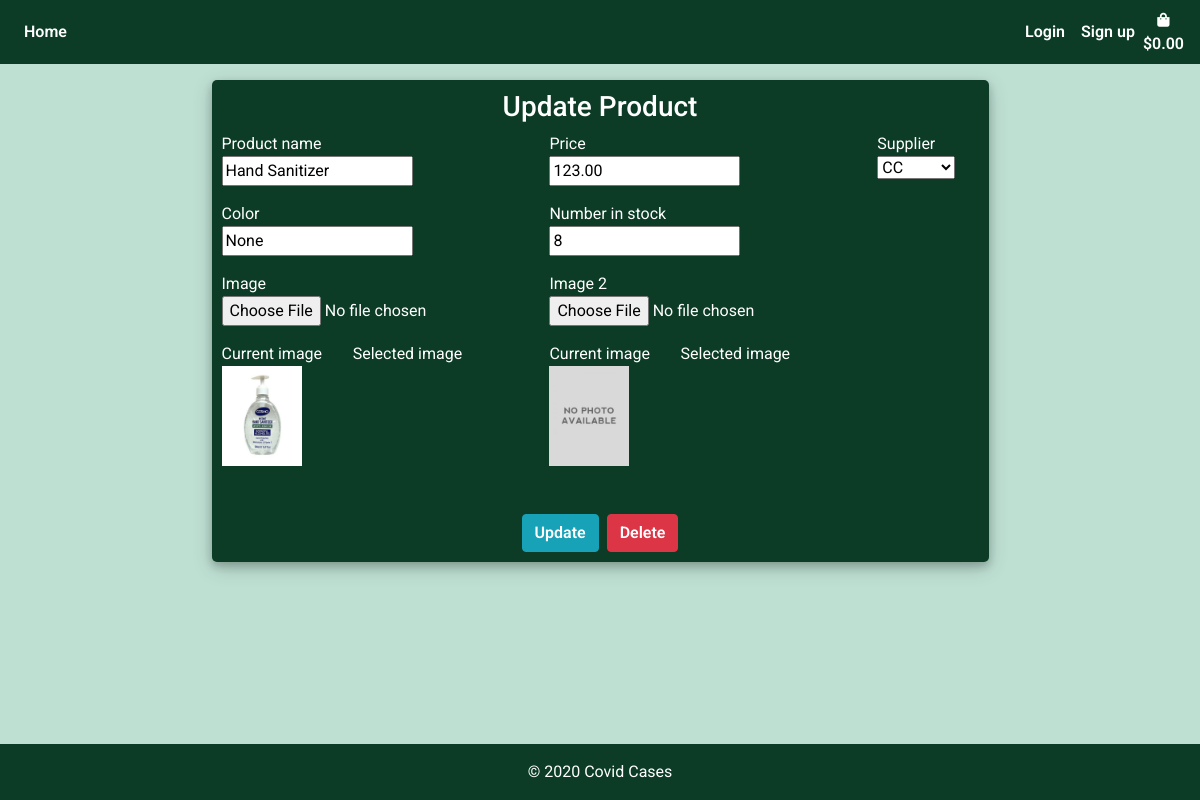
The page /update/14/ on the database as committed earlier.
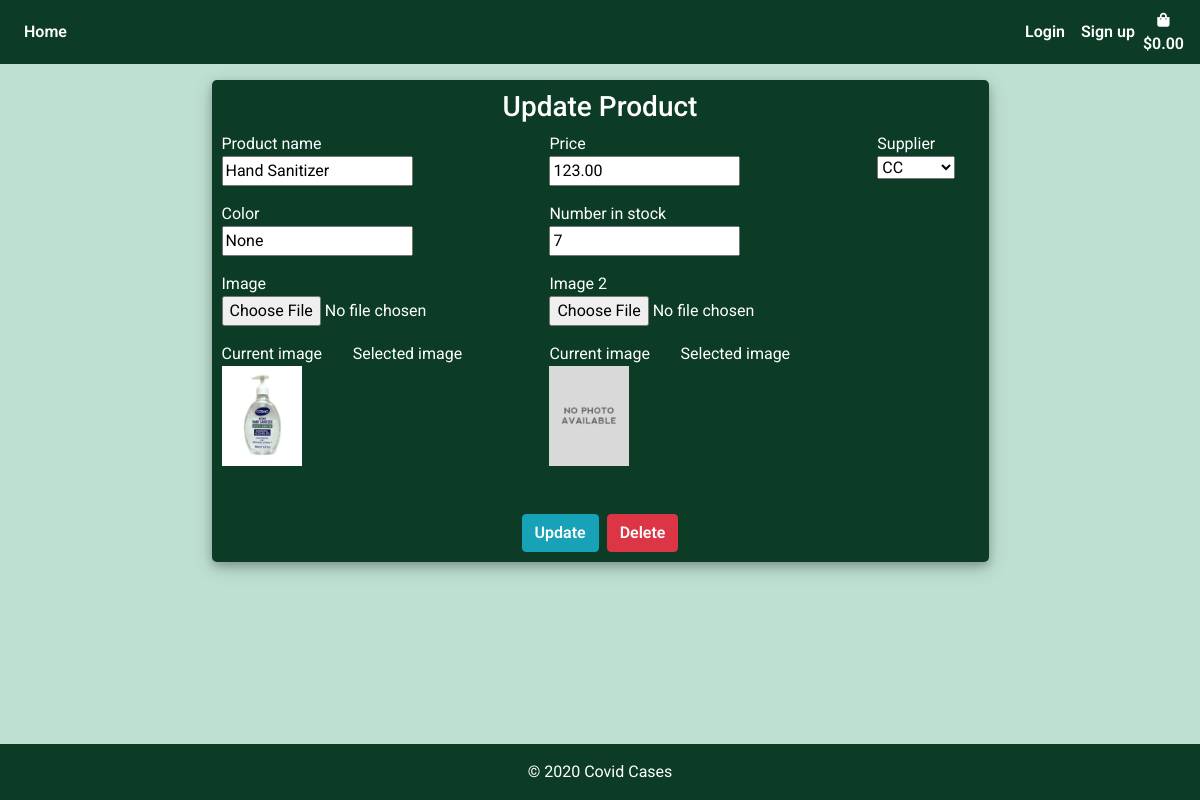
The same page on the database as committed later.
### products/models.py (models this page shows, shortened)
class Product(models.Model):
    product_name = models.CharField(max_length=settings.CONST_PROFILE_ATTR)
    color = models.CharField(max_length=settings.CONST_PROFILE_ATTR)
    price = models.DecimalField(max_digits=6, decimal_places=2)
    image = ResizedImageField(size=[400, 500], crop=['middle', 'center'],quality=100, upload_to='', default='noimage.jpeg')
    image_2 = ResizedImageField(size=[400, 500], crop=['middle', 'center'],quality=100, upload_to='', default='noimage.jpeg', null=True)
    number_in_stock = models.IntegerField(null=True , editable=True, default=0)
    is_active = models.BooleanField(default=True, null=True)
    created_by = models.CharField(max_length=settings.CONST_PROFILE_ATTR, null=True)
    created_date = models.TimeField(auto_now_add=True, null=True)
    supplier = models.ForeignKey(Supplier, on_delete=models.CASCADE, null=True)

### products/views.py (the view)
# urls.py: path('update/<int:id>/', views.update_product, name="update_product"),
def update_product(request, id):
    product = Product.objects.get(id=id)
    if request.method == "POST":
        form = ProductForm(request.POST, request.FILES, instance=product)
        if form.is_valid():
            form.save()
            return redirect(reverse("products"))
    else:
        form = ProductForm(request.POST or None, instance=product)
    context = {
        "form": form,
        "product": product,
    }
    return render(request, "products/products_form.html", context)

### products/forms.py
class ProductForm(forms.ModelForm):
    image = forms.ImageField(required=False, widget=forms.FileInput)
    image_2 = forms.ImageField(required=False, widget=forms.FileInput)
    supplier = forms.ModelChoiceField(queryset=Supplier.objects.all(), label='Supplier', widget=forms.Select)
    use_required_attribute = False
    class Meta:
        model = Product
        fields = ["product_name", "color",
        "price","image", "image_2", "number_in_stock", "supplier"]
    def __init__(self, *args, **kwargs):
        super(ProductForm, self).__init__(*args, **kwargs)
        for fieldname in ["product_name", "color",
        "price","image", "image_2", "number_in_stock", "supplier"]:
            self.fields[fieldname].helper = FormHelper()

### products/models.py (called while the page is built)
    def __str__(self):
        return self.supplier_name

### products/templates/products/products_form.html (shortened to what the changed rows need)
{% extends 'base.html'%}
{% load static %}
{% load crispy_forms_tags %}
{% block content %}
    <div class="container h-100 mt-3">
		<div class="justify-content-center h-100">
			<div class="product_card">
				<div class="justify-content-center form_container">
					<form class="form-group mx-auto" method="POST" action="" enctype="multipart/form-data">
                            <div class="row">
                                <div class="col-md-5 mb-3">
                                    {{ form.product_name.label }}
                                    <br>
                                    {{ form.product_name }}
                                </div>
                                <div class="col-md-5 mb-3">
                                    {{ form.price.label }}
                                    <br>
                                    {{ form.price }}
                                </div>
                                <div class="col-md-2 mb-3">
                                    {{ form.supplier.label }}
                                    <br>
                                    {{ form.supplier }}
                                </div>
                            </div>
                            <div class="row">
                                <div class="col-md-5 mb-3">
                                    {{ form.color.label }}
                                    <br>
                                    {{ form.color }}
                                </div>
                                <div class="col-md-4 mb-3">
                                    {{ form.number_in_stock.label }}
                                    <br>
                                    {{ form.number_in_stock }}
                                </div>
                            </div>
                            <div class="row">
                                <div class="col-md-5 mb-3">
                                    {{ form.image.label }}
                                    <br>
                                    {{ form.image }}
                                </div>
                                <div class="col-md-5 mb-3">
                                    {{ form.image_2.label }}
                                    <br>
                                    {{ form.image_2 }}
                                </div>
                            </div>
                            <div class="row">
                                <div class="col-md-2 mb-3">
                                    <h8>Current image</h8>
                                    <br>
                                    <img class="img-fluid" style="height:100px;" src="{{ form.instance.image.url }}" />
                                </div>
                                <div class="col-md-2 mb-3">
                                    <h8>Current image</h8>
                                    <br>
                                    <img class="img-fluid" style="height:100px;" src="{{ form.instance.image_2.url }}" />
                                </div>
                            </div>
						</div>
				</div>
		</div>
	</div>
{% endblock %}

Rows that differ between the two databases and show on the page:
changed Product "Hand Sanitizer": number_in_stock "8" → "7"
